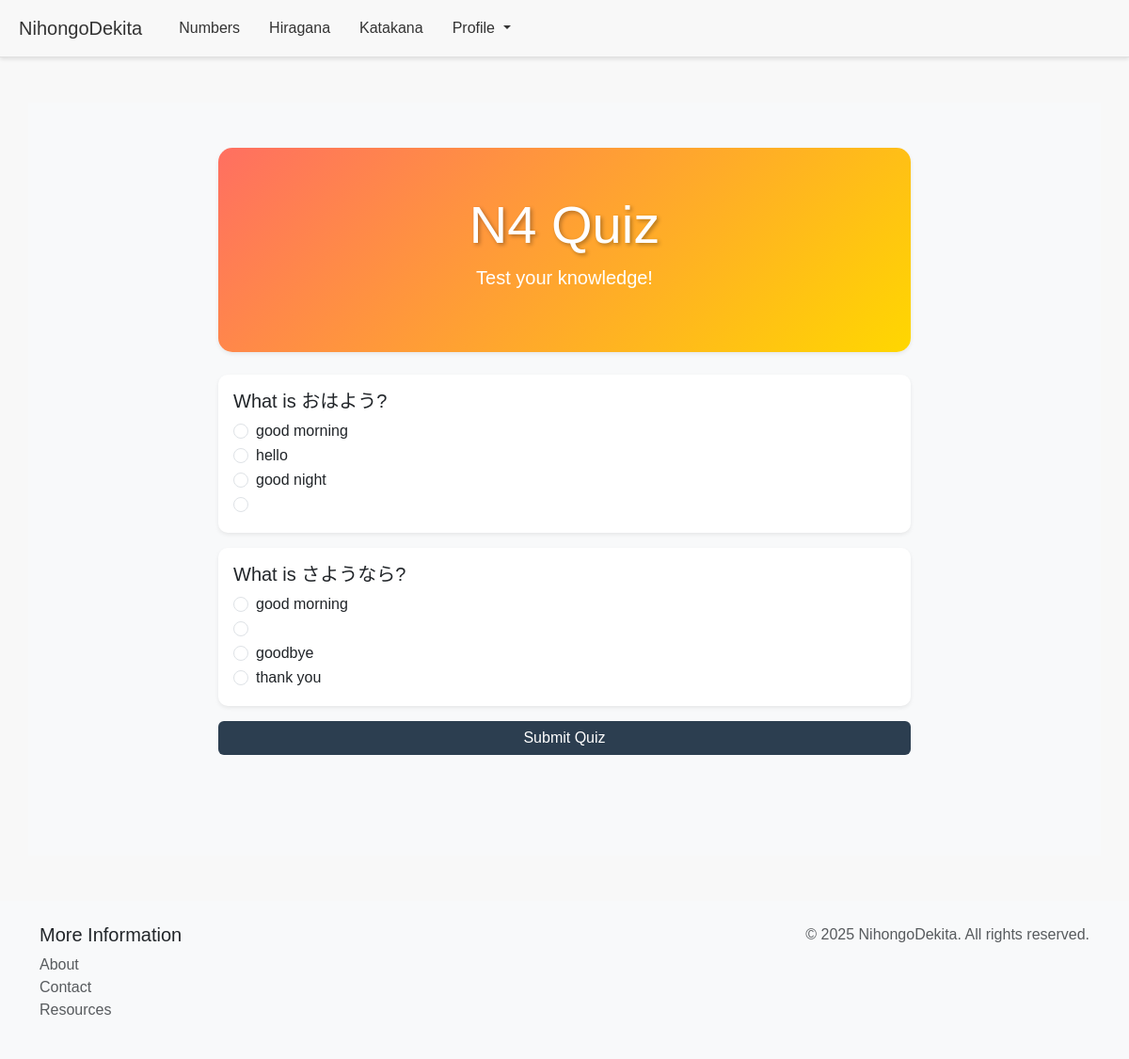
Page /quiz/N4/ (signed in) on the committed database.
### treasures/models.py (models this page shows, shortened)
class QuizQuestion(models.Model):
    level = models.CharField(max_length=2, choices=[('N5', 'N5'), ('N4', 'N4'), ('N3', 'N3'), ('N2', 'N2'), ('N1', 'N1')])
    question = models.CharField(max_length=255)
    wrong_answer1 = models.CharField(max_length=100)  # Reverted from option1
    wrong_answer2 = models.CharField(max_length=100)  # Reverted from option2
    wrong_answer3 = models.CharField(max_length=100)  # Reverted from option3
    correct_answer = models.CharField(max_length=100)

### treasures/views.py (the view, shortened to what this page needs)
# urls.py: path('quiz/<str:level>/', views.quiz, name='quiz'),
def quiz(request, level):
    if not request.user.is_authenticated:
        return redirect('login')
    questions = QuizQuestion.objects.filter(level=level)
    if not questions:
        return render(request, 'quiz.html', {'level': level, 'error': 'No questions available for this level.'})
    questions_with_options = []
    for question in questions:
        options = [question.wrong_answer1, question.wrong_answer2, question.wrong_answer3, question.correct_answer]
        random.shuffle(options)  # Shuffle the options
        questions_with_options.append({
            'question': question,
            'options': options,
        })
    return render(request, 'quiz.html', {'level': level, 'questions_with_options': questions_with_options})

### treasures/auth_backend.py (called while the page is built)
    def get_user(self, user_id):
        UserModel = get_user_model()
        try:
            return UserModel.objects.get(pk=user_id)
        except UserModel.DoesNotExist:
            return None

### templates/quiz.html (shortened to what this page needs)
{% extends 'base.html' %}
{% block content %}
<div class="container mt-5" style="background-color: #f8f9fa; min-height: 100vh;">
    <div class="row justify-content-center py-5">
        <div class="col-md-8">
            <div class="card shadow-sm border-0 mb-4" style="background: linear-gradient(135deg, #ff6f61, #ffd700); border-radius: 15px;">
                <div class="card-body text-center text-white p-5">
                    <h1 class="display-4" style="text-shadow: 2px 2px 4px rgba(0,0,0,0.3);">{{ level }} Quiz</h1>
                    <p class="lead">Test your knowledge!</p>
                </div>
            </div>
            {% if error %}
                <div class="alert alert-warning text-center" role="alert">{{ error }}</div>
            {% elif submitted %}
                <div class="alert alert-success text-center" role="alert">
                    <h4>Quiz Completed!</h4>
                    <p>Your Score: {{ score }}%</p>
                    <a href="{% url 'dashboard' %}" class="btn btn-outline-success">View Progress</a>
                </div>
            {% else %}
                <form method="post">
                    {% for item in questions_with_options %}
                        <div class="card mb-3 border-0 shadow-sm">
                            <div class="card-body">
                                <h5 class="card-title">{{ item.question.question }}</h5>
                                {% for option in item.options %}
                                    <div class="form-check">
                                        <input class="form-check-input" type="radio" name="question_{{ item.question.id }}" value="{{ option }}" required>
                                        <label class="form-check-label">{{ option }}</label>
                                    </div>
                                {% endfor %}
                            </div>
                        </div>
                    {% endfor %}
                    <button type="submit" class="btn btn-primary w-100" style="background-color: #2c3e50; border: none;">Submit Quiz</button>
                </form>
            {% endif %}
        </div>
    </div>
</div>
{% endblock %}

### static/css/styles.css (style rules this page uses)
body { font-family: 'Noto Sans Japanese', sans-serif; background-color: #f8f8f8; }
.btn-primary { background-color: #007bff; border-color: #007bff; transition: background-color 0.3s; }
.card { border-radius: 10px; box-shadow: 0 2px 4px rgba(0, 0, 0, 0.1); }

### rows in the picture
QuizQuestion: question.question "What is おはよう?", options "good morning" "hello" "good night"
QuizQuestion: question.question "What is さようなら?", options "good morning" "goodbye" "thank you"

### other values in the picture
{{ level }} "N4"
